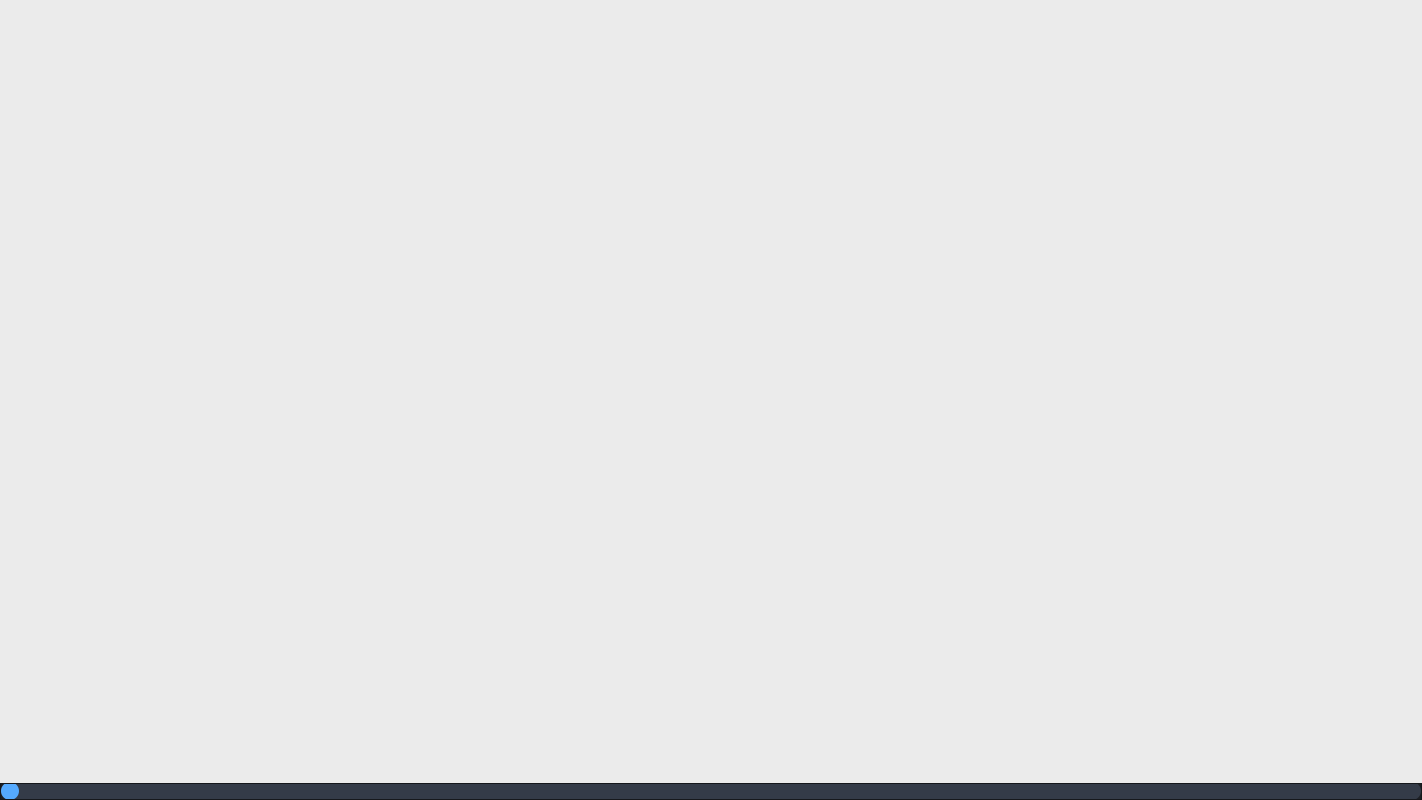
<?xml version="1.0" encoding="UTF-8"?>
<ui version="4.0">
 <class>MainWindow</class>
 <widget class="QMainWindow" name="MainWindow">
  <property name="geometry">
   <rect>
    <x>0</x>
    <y>0</y>
    <width>1422</width>
    <height>800</height>
   </rect>
  </property>
  <property name="minimumSize">
   <size>
    <width>1422</width>
    <height>800</height>
   </size>
  </property>
  <property name="windowTitle">
   <string>MainWindow</string>
  </property>
  <widget class="QWidget" name="centralwidget">
   <property name="minimumSize">
    <size>
     <width>0</width>
     <height>0</height>
    </size>
   </property>
   <property name="styleSheet">
    <string notr="true">QWidget{
background-color:transparent;
}
QListWidget{
background-color:transparent;
}
/* SCROLL BARS */
QScrollBar:horizontal {
    border: none;
    background: rgb(52, 59, 72);
    height: 14px;
    margin: 0px 21px 0 21px;
	border-radius: 0px;
}
QScrollBar::handle:horizontal {
    background: rgb(85, 170, 255);
    min-width: 25px;
	border-radius: 7px
}
QScrollBar::add-line:horizontal {
    border: none;
    background: rgb(55, 63, 77);
    width: 20px;
	border-top-right-radius: 7px;
    border-bottom-right-radius: 7px;
    subcontrol-position: right;
    subcontrol-origin: margin;
}
QScrollBar::sub-line:horizontal {
    border: none;
    background: rgb(55, 63, 77);
    width: 20px;
	border-top-left-radius: 7px;
    border-bottom-left-radius: 7px;
    subcontrol-position: left;
    subcontrol-origin: margin;
}
QScrollBar::up-arrow:horizontal, QScrollBar::down-arrow:horizontal
{
     background: none;
}
QScrollBar::add-page:horizontal, QScrollBar::sub-page:horizontal
{
     background: none;
}
 QScrollBar:vertical {
	border: none;
    background: rgb(52, 59, 72);
    width: 14px;
    margin: 21px 0 21px 0;
	border-radius: 0px;
 }
 QScrollBar::handle:vertical {	
	background: rgb(85, 170, 255);
    min-height: 25px;
	border-radius: 7px
 }
 QScrollBar::add-line:vertical {
     border: none;
    background: rgb(55, 63, 77);
     height: 20px;
	border-bottom-left-radius: 7px;
    border-bottom-right-radius: 7px;
     subcontrol-position: bottom;
     subcontrol-origin: margin;
 }
 QScrollBar::sub-line:vertical {
	border: none;
    background: rgb(55, 63, 77);
     height: 20px;
	border-top-left-radius: 7px;
    border-top-right-radius: 7px;
     subcontrol-position: top;
     subcontrol-origin: margin;
 }
 QScrollBar::up-arrow:vertical, QScrollBar::down-arrow:vertical {
     background: none;
 }

 QScrollBar::add-page:vertical, QScrollBar::sub-page:vertical {
     background: none;
 }

QLabel{
background-color:transparent;
color:white
}

/* SLIDERS */
QSlider::groove:horizontal {
    border-radius: 9px;
    height: 18px;
	margin: 0px;
	background-color: rgb(52, 59, 72);
}
QSlider::groove:horizontal:hover {
	background-color: rgb(55, 62, 76);
}
QSlider::handle:horizontal {
    background-color: rgb(85, 170, 255);
    border: none;
    height: 18px;
    width: 18px;
    margin: 0px;
	border-radius: 9px;
}
QSlider::handle:horizontal:hover {
    background-color: rgb(105, 180, 255);
}
QSlider::handle:horizontal:pressed {
    background-color: rgb(65, 130, 195);
}

QSlider::groove:vertical {
    border-radius: 9px;
    width: 18px;
    margin: 0px;
	background-color: rgb(52, 59, 72);
}
QSlider::groove:vertical:hover {
	background-color: rgb(55, 62, 76);
}
QSlider::handle:vertical {
    background-color: rgb(85, 170, 255);
	border: none;
    height: 18px;
    width: 18px;
    margin: 0px;
	border-radius: 9px;
}
QSlider::handle:vertical:hover {
    background-color: rgb(105, 180, 255);
}
QSlider::handle:vertical:pressed {
    background-color: rgb(65, 130, 195);
}
</string>
   </property>
   <layout class="QVBoxLayout" name="verticalLayout">
    <property name="spacing">
     <number>0</number>
    </property>
    <property name="leftMargin">
     <number>0</number>
    </property>
    <property name="topMargin">
     <number>0</number>
    </property>
    <property name="rightMargin">
     <number>0</number>
    </property>
    <property name="bottomMargin">
     <number>0</number>
    </property>
    <item>
     <widget class="QFrame" name="frame">
      <property name="styleSheet">
       <string notr="true">background-color: rgb(235, 235, 235);</string>
      </property>
      <property name="frameShape">
       <enum>QFrame::NoFrame</enum>
      </property>
      <property name="frameShadow">
       <enum>QFrame::Raised</enum>
      </property>
      <layout class="QVBoxLayout" name="verticalLayout_2">
       <property name="spacing">
        <number>0</number>
       </property>
       <property name="leftMargin">
        <number>0</number>
       </property>
       <property name="topMargin">
        <number>0</number>
       </property>
       <property name="rightMargin">
        <number>0</number>
       </property>
       <property name="bottomMargin">
        <number>0</number>
       </property>
       <item>
        <widget class="QStackedWidget" name="stackedWidget">
         <property name="minimumSize">
          <size>
           <width>0</width>
           <height>0</height>
          </size>
         </property>
         <widget class="QWidget" name="pointCloudPage">
          <property name="layoutDirection">
           <enum>Qt::LeftToRight</enum>
          </property>
          <layout class="QVBoxLayout" name="verticalLayout_3">
           <property name="spacing">
            <number>0</number>
           </property>
           <property name="leftMargin">
            <number>0</number>
           </property>
           <property name="topMargin">
            <number>0</number>
           </property>
           <property name="rightMargin">
            <number>0</number>
           </property>
           <property name="bottomMargin">
            <number>0</number>
           </property>
          </layout>
         </widget>
         <widget class="QWidget" name="page_2"/>
        </widget>
       </item>
      </layout>
     </widget>
    </item>
    <item>
     <widget class="QFrame" name="frame_2">
      <property name="minimumSize">
       <size>
        <width>0</width>
        <height>0</height>
       </size>
      </property>
      <property name="maximumSize">
       <size>
        <width>16777215</width>
        <height>16777215</height>
       </size>
      </property>
      <property name="styleSheet">
       <string notr="true">QFrame{
background-color:  rgb(28, 31, 36);
}</string>
      </property>
      <property name="frameShape">
       <enum>QFrame::StyledPanel</enum>
      </property>
      <property name="frameShadow">
       <enum>QFrame::Raised</enum>
      </property>
      <layout class="QVBoxLayout" name="verticalLayout_4">
       <property name="spacing">
        <number>0</number>
       </property>
       <property name="leftMargin">
        <number>0</number>
       </property>
       <property name="topMargin">
        <number>0</number>
       </property>
       <property name="rightMargin">
        <number>0</number>
       </property>
       <property name="bottomMargin">
        <number>0</number>
       </property>
       <item>
        <widget class="QSlider" name="frameSlider">
         <property name="styleSheet">
          <string notr="true"/>
         </property>
         <property name="orientation">
          <enum>Qt::Horizontal</enum>
         </property>
        </widget>
       </item>
      </layout>
     </widget>
    </item>
   </layout>
  </widget>
 </widget>
 <resources>
  <include location="qtresources.qrc"/>
 </resources>
 <connections/>
</ui>
